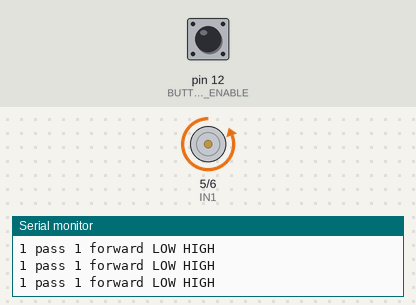
Recording of a sketch running on a simulated Arduino Uno, built with avr-gcc and run on an emulated ATmega328P. On the bench: motor-driver pin pairs drawn as motors (green arrow = first pin HIGH = forward, orange = second pin HIGH = backward, longer = more drive, scaled by the enable pin), the last lines printed to the serial monitor. The inputs (shaded band) are chosen by the test bench; at power-on: pin 12 (BUTTON_ENABLE) LOW.

Above: at 1.2 s.
1.3 s: pin 12 (BUTTON_ENABLE) pulled HIGH for 0.15 s
At 2.2 s:
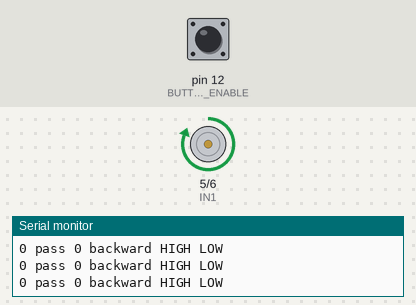
3.0 s: pin 12 (BUTTON_ENABLE) pulled HIGH for 1 s
At 4.7 s:
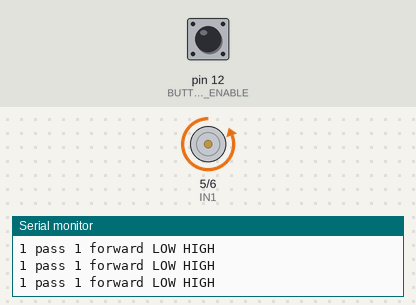
5.6 s: pin 12 (BUTTON_ENABLE) pulsed HIGH 5 times (0.12 s each, 0.3 s apart)
At 5.97 s:
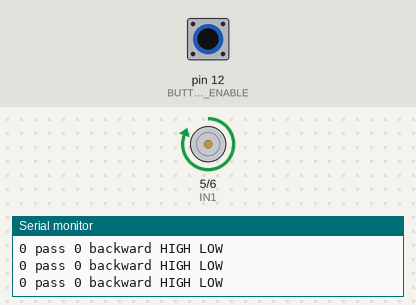
Timing chart, 0 to 8.6 s (numbered marks = the images above; inputs shaded):
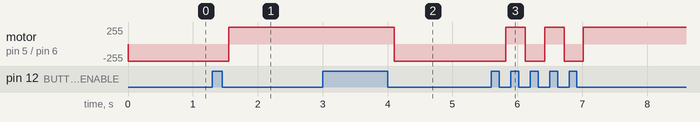

The sketch:

l39d_motor.ino
```cpp
#define ENABLE 2
#define IN1 5
#define IN2 6
#define BUTTON_ENABLE 12

boolean forward = true;

void setup() {
  // put your setup code here, to run once:
  Serial.begin(9600);
  pinMode(ENABLE, OUTPUT);
  pinMode(IN1, OUTPUT);
  pinMode(IN2, OUTPUT);
  pinMode(BUTTON_ENABLE, INPUT);
}

void loop() {
  Serial.print(forward);
  Serial.print(" ");
  // put your main code here, to run repeatedly:
  if (digitalRead(BUTTON_ENABLE)) {
    Serial.print("press ");
    while (digitalRead(BUTTON_ENABLE));
    Serial.print("release ");
    forward = !forward;
    delay(100);
  } else {
    Serial.print("pass ");
  }

  Serial.print(forward);
  Serial.print(" ");
  digitalWrite(ENABLE, HIGH);
  if (forward) {
    digitalWrite(IN1, 0);
    digitalWrite(IN2, HIGH);
    Serial.println("forward LOW HIGH");
  } else {
    digitalWrite(IN1, HIGH);
    digitalWrite(IN2, LOW);
    Serial.println("backward HIGH LOW");
  }
}
```

Measured:
- after the input at 1.3 s, motor on pin 5 (IN1) / pin 6 (IN2): backward 255/255 → forward 255/255 after 0.25 s
- after the input at 3.0 s, motor on pin 5 (IN1) / pin 6 (IN2): forward 255/255 → backward 255/255 after 1.1 s
- after the input at 5.6 s, motor on pin 5 (IN1) / pin 6 (IN2): alternates forward 255/255 for 0.30 s and backward 255/255 for 0.30 s, 5 changes in all, then stays forward 255/255, starting after 0.22 s
